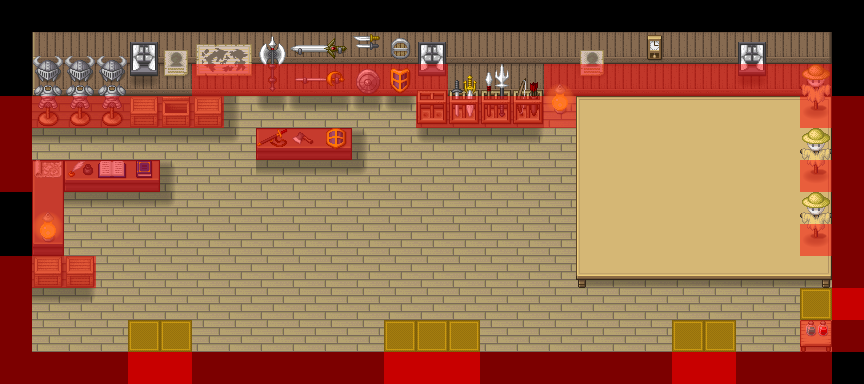

Below is a game level as drawn by its tile map, then a one-line description and the .tmx that defines it (tile-layer data replaced by summaries):
An orthogonal 27x12 tile map with 32x32 px tiles, 8 tile layers (Ground/Walls, Battle zone, Shadows, Deco 1, ...), 3 tilesets.

<map version="1.5" tiledversion="1.7.2" orientation="orthogonal" renderorder="right-down" width="27" height="12" tilewidth="32" tileheight="32" infinite="0" nextlayerid="10" nextobjectid="1">
 <tileset firstgid="1" name="LightShadow_pipo" tilewidth="32" tileheight="32" tilecount="48" columns="8">
  <image source="tiles/LightShadow_pipo.png" width="256" height="192" />
 </tileset>
 <tileset firstgid="49" name="[Base]BaseChip_pipo" tilewidth="32" tileheight="32" tilecount="1064" columns="8">
  <image source="tiles/[Base]BaseChip_pipo.png" width="256" height="4256" />
 </tileset>
 <tileset firstgid="1113" name="sombras_ext" tilewidth="32" tileheight="32" tilecount="192" columns="16" backgroundcolor="#00ff00">
  <image source="tiles/sombras_ext.png" width="512" height="384" />
 </tileset>
 <layer id="1" name="Ground/Walls" width="27" height="12">
  <properties>
   <property name="Draw" type="int" value="1" />
  </properties>
  <data>[324 cells, 250 non-empty, 6 distinct tile ids]</data>
 </layer>
 <layer id="3" name="Battle zone" width="27" height="12">
  <properties>
   <property name="Draw" type="int" value="1" />
  </properties>
  <data>[324 cells, 51 non-empty, 11 distinct tile ids]</data>
 </layer>
 <layer id="6" name="Shadows" width="27" height="12">
  <properties>
   <property name="Draw" type="int" value="1" />
  </properties>
  <data>[324 cells, 38 non-empty, 13 distinct tile ids]</data>
 </layer>
 <layer id="2" name="Deco 1" width="27" height="12">
  <properties>
   <property name="Draw" type="int" value="1" />
  </properties>
  <data>[324 cells, 45 non-empty, 27 distinct tile ids]</data>
 </layer>
 <layer id="4" name="Deco 2" width="27" height="12">
  <properties>
   <property name="Draw" type="int" value="1" />
  </properties>
  <data>[324 cells, 48 non-empty, 29 distinct tile ids]</data>
 </layer>
 <layer id="7" name="Deco - Height" width="27" height="12">
  <properties>
   <property name="Draw" type="int" value="1" />
   <property name="Height" type="int" value="1" />
  </properties>
  <data>[324 cells, 2 non-empty, 1 distinct tile ids]</data>
 </layer>
 <layer id="8" name="Wall Collisions" width="27" height="12" opacity="0.49">
  <properties>
   <property name="Col" value="wall" />
   <property name="Draw" type="int" value="0" />
  </properties>
  <data>[324 cells, 83 non-empty, 1 distinct tile ids]</data>
 </layer>
 <layer id="9" name="Doors Collisions" width="27" height="12" opacity="0.58">
  <properties>
   <property name="Col" value="instant" />
   <property name="Draw" type="int" value="0" />
  </properties>
  <data>[324 cells, 8 non-empty, 1 distinct tile ids]</data>
 </layer>
</map>
